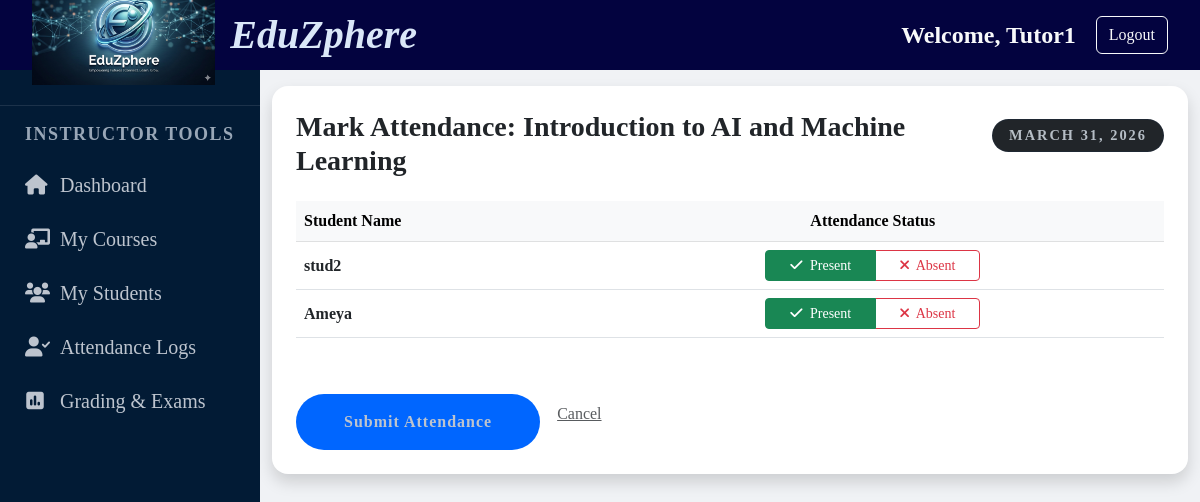
The page /records/mark-attendance/2/ (signed in) on the database its author committed.
### courses/models.py (models this page shows, shortened)
class Course(models.Model):
    title = models.CharField(max_length=200)
    description = models.TextField(null=True, blank=True)
    instructor = models.ForeignKey(User, on_delete=models.CASCADE, limit_choices_to={'profile__role': 'instructor'})
    price = models.DecimalField(max_digits=10, decimal_places=2, default=0.00)
    thumbnail = models.ImageField(upload_to='course_pics/', blank=True)
    created_at = models.DateTimeField(auto_now_add=True)

class Enrollment(models.Model):
    student = models.ForeignKey(Profile, on_delete=models.CASCADE)
    course = models.ForeignKey(Course, on_delete=models.CASCADE)
    enrolled_date = models.DateTimeField(auto_now_add=True)
    completed = models.BooleanField(default=False)

### users/models.py (models this page shows, shortened)
class Profile(models.Model):
    ROLE_CHOICES = (
        ('admin', 'Admin'),
        ('instructor','Instructor'),
        ('student','Student'),
    )
    user = models.OneToOneField(User,on_delete=models.CASCADE)
    role = models.CharField(max_length=20,choices=ROLE_CHOICES)
    bio = models.TextField(max_length=500, blank=True)

### records/views.py (the view, shortened to what this page needs)
# urls.py: path('mark-attendance/<int:course_id>/', mark_attendance, name='mark_attendance'),
@login_required
def mark_attendance(request, course_id):
    course = get_object_or_404(Course, id=course_id)
    if not (request.user.is_staff or course.instructor == request.user):
        messages.error(request, "You do not have permission to mark attendance for this course.")
        return redirect('attendance')
    enrollments = Enrollment.objects.filter(course=course)
    today = timezone.now().date()
    return render(request, 'mark_attendance.html', {
        'course': course,
        'enrollments': enrollments,
        'today': today
    })

### templates/mark_attendance.html (shortened to what this page needs)
{% extends 'base.html' %}
{% block content %}
<div class="container py-5">
    <div class="card shadow border-0 rounded-4 p-4">
        <div class="d-flex justify-content-between align-items-center mb-4">
            <h3 class="fw-bold mb-0">Mark Attendance: {{ course.title }}</h3>
            <span class="badge bg-dark px-3 py-2">{{ today }}</span>
        </div>
        <form method="POST">
            <div class="table-responsive">
                <table class="table align-middle">
                    <thead class="table-light">
                        <tr>
                            <th>Student Name</th>
                            <th class="text-center">Attendance Status</th>
                        </tr>
                    </thead>
                    <tbody>
                        {% for enrollment in enrollments %}
                        <tr>
                            <td class="fw-semibold">
                                {{ enrollment.student.user.get_full_name|default:enrollment.student.user.username }}
                            </td>
                            <td class="text-center">
                                <div class="btn-group" role="group">
                                    <label class="btn btn-outline-success btn-sm px-4" for="p_{{ enrollment.student.id }}">
                                        <i class="fa-solid fa-check me-1"></i> Present
                                    </label>
                                    <label class="btn btn-outline-danger btn-sm px-4" for="a_{{ enrollment.student.id }}">
                                        <i class="fa-solid fa-xmark me-1"></i> Absent
                                    </label>
                                </div>
                            </td>
                        </tr>
                        {% endfor %}
                    </tbody>
                </table>
            </div>
            <div class="mt-4">
                <button type="submit" class="btn btn-primary px-5 rounded-pill">Submit Attendance</button>
                <a href="{% url 'attendance' %}" class="btn btn-link text-muted">Cancel</a>
            </div>
        </form>
    </div>
</div>
{% endblock %}

### templates/base.html (shortened to what this page needs)
{% load static %}
<!DOCTYPE html>
<html lang="en">
<head>
    <link href="https://cdn.jsdelivr.net/npm/bootstrap@5.3.0/dist/css/bootstrap.min.css" rel="stylesheet">
    <link rel="stylesheet" href="{% static 'css/style.css' %}">
    <link rel="stylesheet" href="https://cdnjs.cloudflare.com/ajax/libs/font-awesome/6.0.0/css/all.min.css">
</head>
<body>
    <div class="dashboard-wrapper">
        <header class="main-header">
            <div class="logo-container">
                <img src="{% static 'images/logo.png' %}" alt="EduZphere Logo" class="logo-image">
                <span class="logo-text">EduZphere</span>
            </div>
            <div class="header-auth-bar">
            {% if user.is_authenticated %}
                <span class="text-light fs-4">Welcome, {{ user.username }}</span>
                <a href="{% url 'logout' %}" class="btn btn-outline-light btn-md">Logout</a>
            {% else %}
                <a href="{% url 'login' %}" class="text-white me-3 text-decoration-none">Login</a>
                <a href="{% url 'register' %}" class="btn btn-light btn-sm">Join Now</a>
            {% endif %}
            </div>
        </header>
        <div class="main-body-container">
            <nav class="sidebar">
           <ul>
            {% if not user.is_authenticated %}
            <li class="sidebar-divider">Discovery</li>
            <li><a href="{% url 'home' %}" class="{% if request.resolver_match.url_name == 'home' %}active{% endif %}"><i class="fa-solid fa-house"></i> Home</a></li>
            <li><a href="{% url 'about' %}" class="{% if request.resolver_match.url_name == 'about' %}active{% endif %}"><i class="fa-solid fa-circle-info"></i> About EduZphere</a></li>
            <li><a href="{% url 'workshops' %}" class="{% if request.resolver_match.url_name == 'workshops' %}active{% endif %}"><i class="fa-solid fa-bolt"></i> Free Workshops</a></li>
            <li><a href="{% url 'contact' %}" class="{% if request.resolver_match.url_name == 'contact' %}active{% endif %}"><i class="fa-solid fa-envelope"></i> Contact Support</a></li>
            <li class="sidebar-divider">Getting Started</li>
            {% if user.is_authenticated and user.is_staff or user.profile.role == 'admin' %}
                <li class="sidebar-divider">Administration</li>
                <li>
                    <a href="{% url 'dashboard' %}" class="{% if request.resolver_match.url_name == 'dashboard' %}active{% endif %}">
                        <i class="fa-solid fa-gauge-high"></i> Admin Dashboard
                    </a>
                </li>
                <li><a href="/admin/"><i class="fa-solid fa-database"></i>Administration</a></li>
            {% endif %}
            <li><a href="{% url 'register' %}"><i class="fa-solid fa-user-plus"></i> Become a Member</a></li>
            {% elif user.profile.role == 'instructor' %}
            <li class="sidebar-divider">Instructor Tools</li>
            <li><a href="{% url 'home' %}" class="{% if request.resolver_match.url_name == 'dashboard' %}active{% endif %}"><i class="fa-solid fa-house"></i> Dashboard</a></li>
            <li><a href="{% url 'course_list' %}" class="{% if request.resolver_match.url_name == 'course_list' %}active{% endif %}"><i class="fa-solid fa-chalkboard-user"></i> My Courses</a></li>
            <li><a href="{% url 'student_list' %}" class="{% if request.resolver_match.url_name == 'student_list' %}active{% endif %}""><i class="fa-solid fa-users"></i> My Students</a></li>
            <li><a href="{% url 'attendance' %}" class="{% if request.resolver_match.url_name == 'attendance' %}active{% endif %}"><i class="fa-solid fa-user-check"></i> Attendance Logs</a></li>
            <li><a href="{% url 'exam_list' %}" class="{% if request.resolver_match.url_name == 'exam_list' %}active{% endif %}"><i class="fa-solid fa-square-poll-vertical"></i> Grading & Exams</a></li>
            {% endif %}
            </ul>
            </nav>
            <div class="main-content">
            {% block content %}
            {% endblock %}
            </div>
        </div>
    </div>
</body>
</html>

### static/css/style.css (style rules this page uses)
:root { --main-bg:var(--text-light); --glass-bg: rgba(255, 255, 255, 0.9); --sidebar-bg: #011627; --accent-blue: #0066ff; --text-dark: #1a202c; --text-muted: #718096; }
html,body { background-size: cover; background-attachment: fixed; font-family:'Times New Roman', Times, serif; height: 100%; margin: 0; overflow: hidden; }
:root { --main-bg-color: #f0f2f5; --sidebar-bg-color: #021b35; --sidebar-hover: rgba(255, 255, 255, 0.1); --accent-blue: #0066ff; --text-light: #bdc4ce; --white: #ffffff; }
* { box-sizing: border-box; margin: 0; padding: 0; }
.main-header { height: 100px; grid-area: header; background-color: rgb(3, 3, 63); display: flex; justify-content: space-between; align-items: center; padding: 0 2rem; border-bottom: none; height: 70px; flex-shrink: 0; z-index: 1000; }
.header-auth-bar { display: flex; align-items: center; gap: 20px; font-size: 1.3rem; font-weight: bold; }
.logo-container { display: flex; align-items: center; }
.logo-image { height: 100px; object-fit: contain; margin-right: 15px; }
.logo-text { font-size: 2.5rem; font-family:'Times New Roman', Times, serif; font-style: italic; font-weight: 800; color: #dae7f8; font-weight: bold; }
.dashboard-wrapper { display: flex; flex-direction: column; height: 100vh; overflow: hidden; }
.main-body-container { grid-area: main-body; display: flex; flex: 1; overflow: hidden; min-height: calc(100vh - 70px); }
.sidebar { width: 260px; background-color: #021b35;; min-height: 100vh; overflow-y: auto; padding: 20px 0; transition: all 0.3s; }
.sidebar ul { list-style: none; padding: 0; }
.sidebar ul li a { display: flex; align-items: center; padding: 12px 25px; color: #bdc4ce; text-decoration: none; font-size: 20px; transition: 0.3s; }
.sidebar ul li a i { margin-right: 15px; width: 20px; text-align: center; }
.sidebar-divider { padding: 20px 25px 10px; font-size: 18px; text-transform: uppercase; letter-spacing: 1.5px; color: #99a7b7; font-weight: bold; border-top: 1px solid rgba(255,255,255,0.1); margin-top: 15px; padding-top: 15px; }
.main-content { flex: 1; padding: 0; background-color: var(--main-bg-color); overflow-y: auto; display: block; }
.badge { display: inline-block; background: rgb(29, 29, 120); color: #b6bec6; padding: 5px 15px; border-radius: 50px; font-size: 0.9rem; text-transform: uppercase; letter-spacing: 2px; margin-bottom: 1rem; border: 1px solid rgba(28, 47, 74, 0.3); }
.btn-primary { display: inline-block; padding: 1rem 2rem; background-color: var(--accent-blue); color: var(--text-light); text-decoration: none; border-radius: 8px; margin-top: 1rem; }
.btn-primary { background-color: #0066ff !important; border: none !important; letter-spacing: 1px; transition: all 0.3s ease; }
.btn-primary { background-color: var(--accent-blue); border: none; font-weight: 600; transition: all 0.3s ease; }
.container.py-5 { padding-top: 1rem !important; }

### rows shown on the page
Course: title "Introduction to AI and Machine Learning"
Enrollment: student.user.get_full_name "stud2"
Enrollment: student.user.get_full_name "Ameya"

### other values the page prints
{{ user.username }} "Tutor1"
